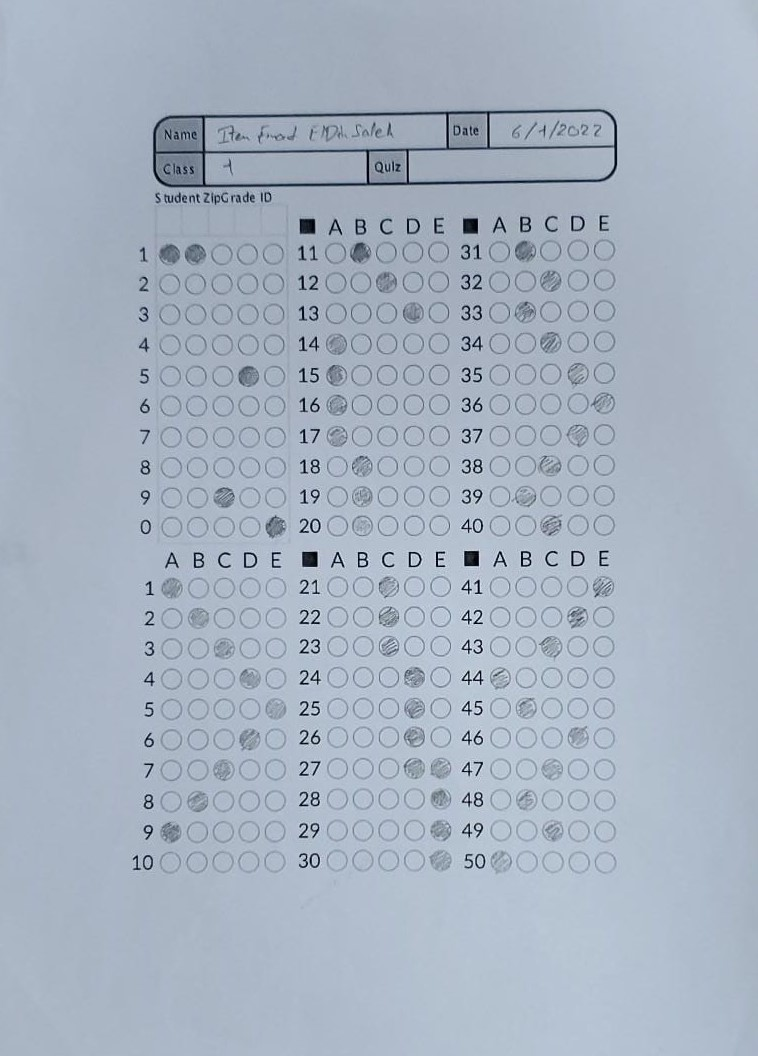
#> input picture BubbleSheetTests/9_1.jpeg, 758 x 1056 px
$ python BubbleSheet.py
#> lines starting #> are read from the running program, lines starting #| are printed output that depends on the picture; after the words box and inside, x2 and y2 are one past the last pixel; in counts of white or black regions, pixels touching at a corner belong together
#imports
import cv2
import numpy as np
import sys

import matplotlib.pyplot as plt
import matplotlib.image as mpimg
import numpy as np
from skimage.color import rgb2gray
from skimage.filters import median,threshold_otsu
from skimage.morphology import binary_closing,binary_opening
from skimage.feature import canny
from skimage.measure import find_contours
from sklearn.cluster import KMeans
import skimage.io as io
import numpy as np
import random
from skimage import data, exposure, img_as_float
import xlwt
from xlwt import Workbook

#detect shape of contours
def detect(c):
        # initialize the shape name and approximate the contour
        shape = "unidentified"
        peri = cv2.arcLength(c, True)
        approx = cv2.approxPolyDP(c, 0.02 * peri, True)
        (x, y, w, h) = cv2.boundingRect(approx)
        ar = w / float(h)
        # if the shape is a triangle, it will have 3 vertices
        if len(approx) == 3:
            shape = "triangle"
        # if the shape has 4 vertices, it is either a square or
        # a rectangle

        elif len(approx) == 4:
            # compute the bounding box of the contour and use the
            # bounding box to compute the aspect ratio

            # a square will have an aspect ratio that is approximately
            # equal to one, otherwise, the shape is a rectangle
            shape = "square" if ar >= 0.95 and ar <= 1.05 else "rectangle"
        # if the shape is a pentagon, it will have 5 vertices
        elif len(approx) == 5:
            shape = "circle"
        # otherwise, we assume the shape is a circle
        else:
            shape = "circle"
        # return the name of the shape
        return shape

#show image
def show_images(images,titles=None):
    #This function is used to show image(s) with titles by sending an array of images and an array of associated titles.
    # images[0] will be drawn with the title titles[0] if exists
    n_ims = len(images)
    if titles is None: titles = ['(%d)' % i for i in range(1,n_ims + 1)]
    fig = plt.figure()
    n = 1
    for image,title in zip(images,titles):
        a = fig.add_subplot(1,n_ims,n)
        if image.ndim == 2:
            plt.gray()
        plt.imshow(image)
        a.set_title(title)
        n += 1
    fig.set_size_inches(np.array(fig.get_size_inches()) * n_ims)
    plt.show()


#read image
path ="BubbleSheetTests/9_1.jpeg"
img = cv2.imread(path)
#> img is the input picture: shape (1056, 758, 3); mean B, G, R 193.4, 178.6, 166.8
dim=(700,700)
image =img.copy()

def GrayScaleImage(img):
    #convert image to gray image
    imgGray=cv2.cvtColor(img,cv2.COLOR_BGR2GRAY)
    show_images([imgGray],["Gray Image"])
    return imgGray

def BluringImage(imgGray):
    # kernal size(3,3) & sigma = 1
    # may think again in img bluring
    imgBlur =cv2.GaussianBlur(imgGray,(3,3),1)
    show_images([imgBlur],["Image Bluring"])
    return imgBlur

def GraytoBinary(imgBlur):
    #BI-MODEL THRESHOLDING using two peaks
    BinaryImage = cv2.adaptiveThreshold(imgBlur,255,cv2.ADAPTIVE_THRESH_GAUSSIAN_C,                cv2.THRESH_BINARY_INV,33,5)
    show_images([BinaryImage],["Binary Image"])
    return BinaryImage

def allContours(img ,BinaryImage):
    #get contours in image
    cnts ,hierarchy  = cv2.findContours(BinaryImage.copy(), cv2.RETR_EXTERNAL, cv2.CHAIN_APPROX_SIMPLE)
    image= img.copy()
    # loop over the contour
    charsAndShapes =[]
    hierarchyShape= []

    for c in cnts:

        shape = detect(c)

        if shape!='rectangle' and shape !='square':
        #if shape in not rect or square => so assume chars and circle
            charsAndShapes.append(c)

        else:
             cv2.drawContours(image, [c], -1, (0, 255, 0), 1)

         # show the output image

    show_images([image],["Image"])
    return charsAndShapes


# In[116]:


def charandCircles(img,BinaryImage,charsAndShapes):
    new_image= img.copy()
    circles=[]
    maskimage= np.zeros(BinaryImage.shape, dtype='uint8')
    #now i just have circles and chars
    for c in charsAndShapes:
        (x1, y1, w, h) = cv2.boundingRect(c)
        ar = w / float(h)
        # loop on contours if aspect ratio in accepted range so it circle
        if ar >= 0.75 and ar <= 1.4 :
            circles.append(c)
            # draw image with circle conoturs
            maskimage  [y1:y1+h, x1:x1+w] = BinaryImage[y1:y1+h, x1:x1+w]
            cv2.drawContours(new_image, [c], -1, (0, 255, 0), 1)
    show_images([new_image ,maskimage],["Image" ,"masked"])
    print(len(circles))
    return circles,maskimage

# [13 lines left out: function ClosingCircles, not called in this run]

def Circle(img,BinaryImage,circles):
    test_image= img.copy()
    mask = np.zeros(BinaryImage.shape, dtype='uint8')

    areas =[]
    reminder =[]
    questionCnts =[]
    (xmin,ymin),r =cv2.minEnclosingCircle(circles[0])
    for c in circles:
        x,y,w,h = cv2.boundingRect(c)
#         print("X"+ str(x)+" ,Y"+str(y))
        #store area of all contours
        areas.append(w*h)
    areas = np.float32(areas)
    # Define criteria = ( type, max_iter = 10 , epsilon = 1.0 )
    criteria = (cv2.TERM_CRITERIA_EPS + cv2.TERM_CRITERIA_MAX_ITER, 5, 1.0)
    # Set flags (Just to avoid line break in the code)
    flags = cv2.KMEANS_RANDOM_CENTERS
    # Apply KMeans to clutser areas into 2 clutsers one for rows ,another for oultiers
    compactness,labels,centers = cv2.kmeans(areas,2,None,criteria,10,flags)
    A = areas[labels.ravel()==0]
    B = areas[labels.ravel()==1]

    for i in range (0 ,len(circles)):
        if len(A)> len(B):
            if labels[i]==0:
                questionCnts.append(circles[i])
        else:
            if labels[i]==1:
                questionCnts.append(circles[i])
    print(len(questionCnts))
     #some of contours may be repeated so just take it onece
     #this funnction needs to improve
    reminder.append(questionCnts[0])
    for c in   questionCnts:
        (x,y),radius = cv2.minEnclosingCircle(c)
        center = (int(x),int(y))
        if ( abs(x- xmin))>20 :
                reminder.append(c)
                xmin =x
#             else:
#                 ymin =y


    print(len(reminder))
    for c in reminder:
            x,y,w,h = cv2.boundingRect(c)
            cv2.drawContours(test_image, [c], -1, (0, 255, 0), 2)
            mask[y:y+h, x:x+w] = BinaryImage[y:y+h, x:x+w]

    print(len(questionCnts))
    show_images([mask , test_image],["Image" ,"Test Image"])
    return mask,reminder

def rows(maskimage,img,cluster=False):
    kernel = np.ones((1, 3), np.uint8)
    #apply high dilation on rows
    newmask2=cv2.dilate(maskimage, kernel, iterations=15)
    show_images([newmask2],["Image"])
    # get conotours of this high dilated image
    cnts ,hierarchy  = cv2.findContours(newmask2.copy(), cv2.RETR_EXTERNAL, cv2.CHAIN_APPROX_SIMPLE)
    if not cluster:
        return len(cnts)
    else:
        areas= []
        for c in cnts:
            x,y,w,h = cv2.boundingRect(c)
            #store area of all contours
            areas.append(w*h)
        areas = np.float32(areas)
        # Define criteria = ( type, max_iter = 10 , epsilon = 1.0 )
        criteria = (cv2.TERM_CRITERIA_EPS + cv2.TERM_CRITERIA_MAX_ITER, 5, 1.0)
        # Set flags (Just to avoid line break in the code)
        flags = cv2.KMEANS_RANDOM_CENTERS
        # Apply KMeans to clutser areas into 2 clutsers one for rows ,another for oultiers
        compactness,labels,centers = cv2.kmeans(areas,2,None,criteria,10,flags)
        A = areas[labels.ravel()==0]
        B = areas[labels.ravel()==1]

        if len(A)> len(B):
            return len(A)
        return len(B)

    #ROWS ARE DONE


def columns(maskimage,img,cluster=False):
    newkernel = np.ones((3, 1), np.uint8)
    #apply high dilation on image
    newmask3=cv2.dilate(maskimage, newkernel, iterations=15)
    # get contours of image
    cnts ,hierarchy  = cv2.findContours(newmask3.copy(), cv2.RETR_EXTERNAL, cv2.CHAIN_APPROX_SIMPLE)
    show_images([newmask3],["Image"])
    if not cluster:
        return len(cnts)
    else:
        areas= []
        for c in cnts:
            x,y,w,h = cv2.boundingRect(c)
            #store area of all contours
            areas.append(w*h)
        areas = np.float32(areas)
        # Define criteria = ( type, max_iter = 10 , epsilon = 1.0 )
        criteria = (cv2.TERM_CRITERIA_EPS + cv2.TERM_CRITERIA_MAX_ITER, 5, 1.0)
        # Set flags (Just to avoid line break in the code)
        flags = cv2.KMEANS_RANDOM_CENTERS
        # Apply KMeans to clutser areas into 2 clutsers one for rows ,another for oultiers
        compactness,labels,centers = cv2.kmeans(areas,2,None,criteria,10,flags)
        A = areas[labels.ravel()==0]
        B = areas[labels.ravel()==1]

        if len(A)> len(B):
            return len(A)
        return len(B)

def rows_sections(maskimage,img,cluster=False):
    kernel = np.ones((1, 3), np.uint8)
    #apply high dilation on rows
    newmask2=cv2.dilate(maskimage, kernel, iterations=60)
    show_images([newmask2],["Image"])
    # get conotours of this high dilated image
    cnts ,hierarchy  = cv2.findContours(newmask2.copy(), cv2.RETR_EXTERNAL, cv2.CHAIN_APPROX_SIMPLE)
    if not cluster:
        return len(cnts)
    else:
        areas= []
        for c in cnts:
            x,y,w,h = cv2.boundingRect(c)
            #store area of all contours
            areas.append(w*h)
        areas = np.float32(areas)
        # Define criteria = ( type, max_iter = 10 , epsilon = 1.0 )
        criteria = (cv2.TERM_CRITERIA_EPS + cv2.TERM_CRITERIA_MAX_ITER, 5, 1.0)
        # Set flags (Just to avoid line break in the code)
        flags = cv2.KMEANS_RANDOM_CENTERS
        # Apply KMeans to clutser areas into 2 clutsers one for rows ,another for oultiers
        compactness,labels,centers = cv2.kmeans(areas,2,None,criteria,10,flags)
        A = areas[labels.ravel()==0]
        B = areas[labels.ravel()==1]

        if len(A)> len(B):
            return len(A)
        return len(B)


def columns_sections(maskimage,img,cluster=False):
    kernel = np.ones((4, 1), np.uint8)
    #apply high dilation on rows
    newmask2=cv2.dilate(maskimage, kernel, iterations=20)
    show_images([newmask2],["Image"])
    # get conotours of this high dilated image
    cnts ,hierarchy  = cv2.findContours(newmask2.copy(), cv2.RETR_EXTERNAL, cv2.CHAIN_APPROX_SIMPLE)
    if not cluster:
        return len(cnts)
    else:
        areas= []
        for c in cnts:
            x,y,w,h = cv2.boundingRect(c)
            #store area of all contours
            areas.append(w*h)
        areas = np.float32(areas)
        # Define criteria = ( type, max_iter = 10 , epsilon = 1.0 )
        criteria = (cv2.TERM_CRITERIA_EPS + cv2.TERM_CRITERIA_MAX_ITER, 5, 1.0)
        # Set flags (Just to avoid line break in the code)
        flags = cv2.KMEANS_RANDOM_CENTERS
        # Apply KMeans to clutser areas into 2 clutsers one for rows ,another for oultiers
        compactness,labels,centers = cv2.kmeans(areas,2,None,criteria,10,flags)
        A = areas[labels.ravel()==0]
        B = areas[labels.ravel()==1]

        if len(A)> len(B):
            return len(A)
        return len(B)


def sort_contours(circles,reminder):
    questions =[]
    for c in circles:
        for r in reminder:
            (x, y, w, h) = cv2.boundingRect(c)
            (x1, y1, w1, h1) = cv2.boundingRect(r)
            if x==x1 and y==y1 and h==h1 and w==w1:
                questions.append(c)
                break
    return questions


imgGray = GrayScaleImage(img)
#> in show_images, `n_ims = len(images)`: n_ims = 1
#> the loop in show_images, `for image,title in zip(images,titles):` made 1 pass
#> (title, n) on pass 1: ('Gray Image', 2)
#> after the loop in show_images, `for image,title in zip(images,titles):`: n = 2


imgBlur = BluringImage(imgGray)
#> the loop in show_images (call 2), `for image,title in zip(images,titles):` made 1 pass


BinaryImage=GraytoBinary(imgBlur)
#> in GraytoBinary, `BinaryImage = cv2.adaptiveThreshold(imgBlur,255,cv2.ADAPTIVE_THRESH_GA..`:
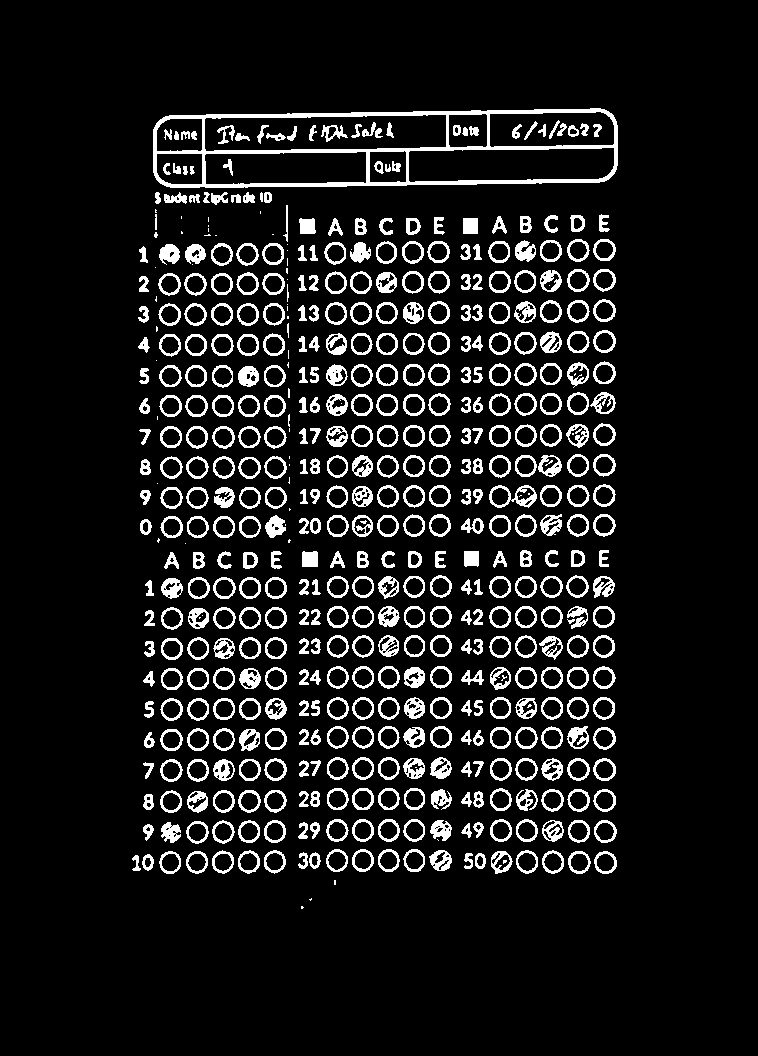
#> BinaryImage: shape (1056, 758); 10.1% white; 534 white regions (57 under 20 px)


charsAndShapes=allContours(img,BinaryImage)
#> in allContours, `cnts ,hierarchy  = cv2.findContours(BinaryImage.copy(), cv2.RETR_EXTER..`: cnts = 486 contours, 49 with area under 20; largest, box (x1, y1, x2, y2) and area: (153, 108, 618, 188) 33466, (489, 485, 537, 508) 710, (594, 851, 617, 874) 384, (594, 820, 617, 843) 384, (516, 850, 538, 874) 382
#> the loop in allContours, `for c in cnts: ` made 486 passes
#> (shape, peri in detect, x in detect, y in detect, w in detect, h in detect, ar in detect) on passes 1, 2, 4: ('circle', 6.83, 301, 906, 3, 3, 1), ('circle', 6.24, 309, 898, 3, 3, 1), ('circle', 49.21, 132, 855, 9, 16, 0.562)
#> after the loop in allContours, `for c in cnts:`: charsAndShapes = 472 contours, 41 with area under 20; largest, box (x1, y1, x2, y2) and area: (489, 485, 537, 508) 710, (594, 851, 617, 874) 384, (594, 820, 617, 843) 384, (516, 850, 538, 874) 382, (593, 758, 616, 781) 382

circles,maskimage=charandCircles(img,BinaryImage,charsAndShapes)
#> the loop in charandCircles, `for c in charsAndShapes:` made 472 passes
#> (x1, y1, w, h, ar) on passes 1 to 3: (301, 906, 3, 3, 1), (309, 898, 3, 3, 1), (132, 855, 9, 16, 0.562)
#> after the loop in charandCircles, `for c in charsAndShapes:`:
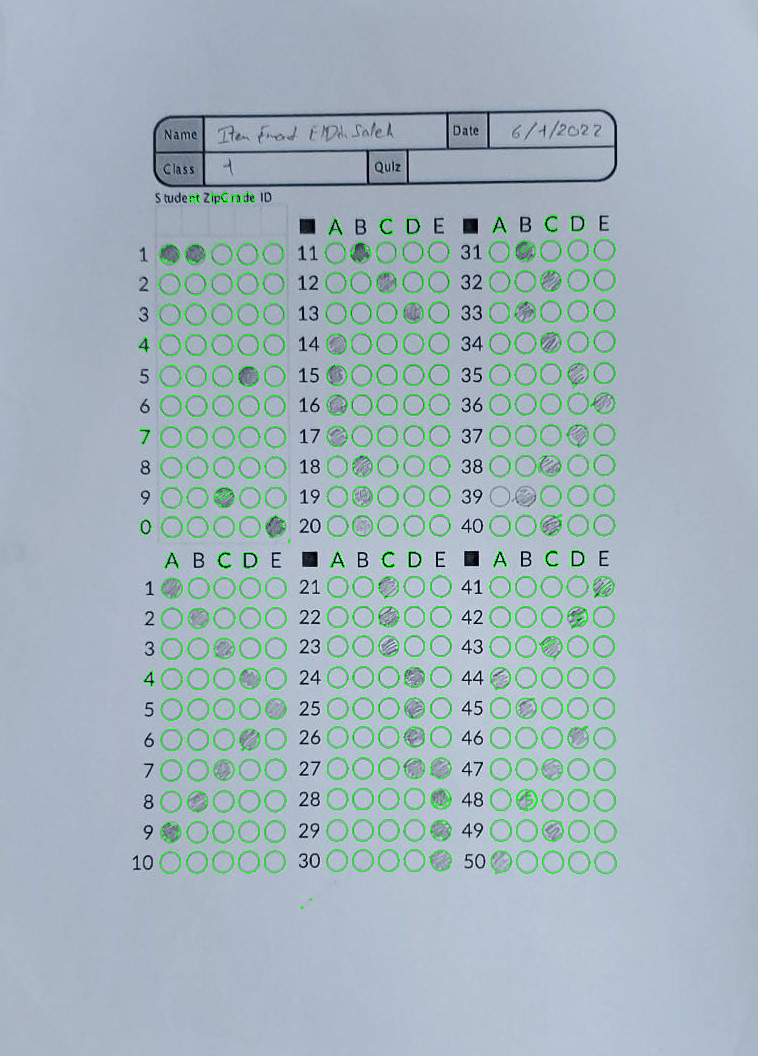
#> new_image: shape (1056, 758, 3); 2.48% of pixels changed, all inside (x1, y1, x2, y2) = (138, 192, 617, 909)
#| 335


mask,reminder=Circle(img,maskimage,circles)
#> the loop in Circle, `for c in circles:` made 335 passes
#> c on pass 18: [[437, 839], [438, 840]]
#| 298
#| 299
#> after the loop in Circle, `for c in reminder:`:
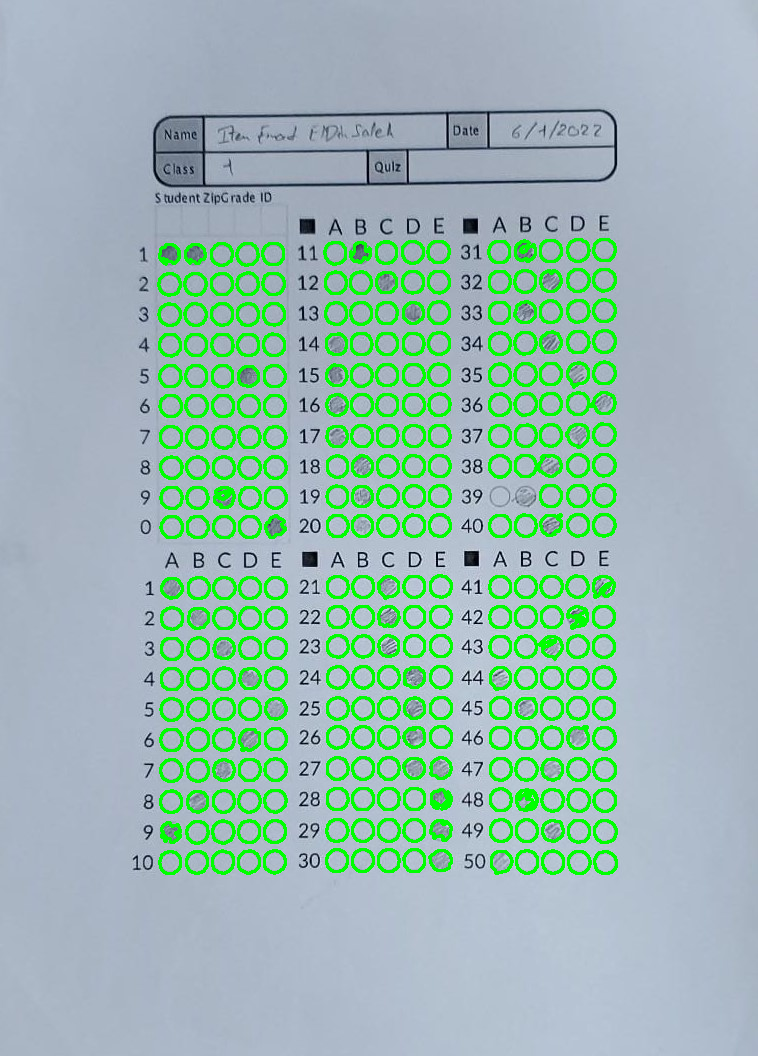
#> test_image: shape (1056, 758, 3); 8.74% of pixels changed, all inside (x1, y1, x2, y2) = (157, 238, 618, 875)
#| 298


reminder=sort_contours(circles,reminder)
#> the loop in sort_contours, `for c in circles:` made 335 passes


print(len(reminder))
#| 298


rows_number = rows(mask,img)
print(rows_number)
#| 60


columns_number =columns(mask,img)
print(columns_number)
#| 32


row_per_section =rows_sections(mask,img)
print(row_per_section)
#| 20


column_per_section= columns_sections(mask,img)
print(column_per_section)
#| 15


def sort_columns(reminder,column_per_section):
    contours = []
    for i in range(0,len(reminder),column_per_section):
         cnts = reminder [i:i+column_per_section]
         arr =[]
         for c in cnts :
            (x, y, w, h) = cv2.boundingRect(c)
            arr.append(x)
         arr=np.sort(arr)
         print(arr)
         for e in arr:
                for cnt in cnts:
                     (x, y, w, h) = cv2.boundingRect(cnt)
                     if(x==e):
                        contours.append(cnt)
                        break

    return contours


n_rows = rows_number/row_per_section
endpoint = rows_number/row_per_section
n_rows =column_per_section/n_rows


n_columns = columns_number/column_per_section
n_columns = row_per_section/n_columns


print(n_rows)
#| 5.0
print(n_columns)
#| 9.375


reminder=sort_columns(reminder,column_per_section)
#> the loop in sort_columns, `for i in range(0,len(reminder),column_per_section):` made 20 passes
#> i on passes 2 to 5: 15, 30, 45, 60
#> (printed output is left out)


def  get_answers(n_rows, n_columns,reminder,BinaryImage,row_per_section,endpoint,rows_number,imgGray):
    marked = np.zeros(BinaryImage.shape, dtype='uint8')
    notmarked = np.zeros(BinaryImage.shape, dtype='uint8')
    n_rows =int(n_rows)
    count=0
    total = int(n_rows*n_columns)
    intial = int(row_per_section)
    savepoint =endpoint
#     sortedCnts,boundingBoxes =sort_contours(reminder)
    sortedCnts = reminder
    arr =np.zeros(shape=(rows_number, n_rows))

    for i in range(0,len(sortedCnts),n_rows):
        cnts = sortedCnts [i:i+n_rows]
        j = 0
        for c in cnts:

            (x, y, w, h) = cv2.boundingRect(c)
            mask = np.zeros([h, w], dtype='uint8')
            mask[0:h, 0:w] = BinaryImage[y:y+h, x:x+w]
            bubble= imgGray[y:y+h, x:x+w]
            ret,threshold= cv2.threshold(bubble, 0, 255, cv2.THRESH_BINARY + cv2.THRESH_OTSU)
            imgHist = exposure.histogram(threshold, nbins=256)
#             show_images([threshold],["threshold"])
#             print(str(imgHist[0][0])+"<" + str(imgHist[0][255]))
            if(imgHist[0][0]>0.7*imgHist[0][255]):
                count+=1
                arr[int(intial)-1][j]=1
                marked [y:y+h, x:x+w]=BinaryImage[y:y+h, x:x+w]
            else :

                notmarked[y:y+h, x:x+w]=BinaryImage[y:y+h, x:x+w]
            j =j +1
#        print(count)
#         show_images([marked,notmarked],["Marked","not marked"])
        intial+= row_per_section
#         print(intial)

        endpoint -=1
        if endpoint ==0:
            endpoint=savepoint
            intial=intial-(endpoint) *row_per_section-1
        if(intial-1)>=rows_number:
                endpoint=savepoint
                intial=intial-(endpoint) *row_per_section-1

    show_images([marked,notmarked],["Marked","not marked"])
    print(count)
    return arr


def generate_asnwsers(nquestions,nchoices):
    f = open("BubbleSheetTests/answers.txt","a")
    f.truncate(0)
    answers =[]
    for i in range(0,nquestions):
        choice =1
        answers.append(1)
        f.write(str(1))
        f.write('\n')
    f.close()
    return answers


def readanswers():
    f = open("BubbleSheetTests/answers.txt","r")
    answers =[]
    x= f.readlines()
    for i in range(0,len(x)):
        answers.append(int(x[i]))
    f.close()
    return answers


def createspreadsheet():
    # Workbook is created
    wb = Workbook()
    sheet1 = wb.add_sheet('Grades')
    return sheet1,wb


# [31 lines left out: function wirtexcelsheet, not called in this run]


arr=get_answers(n_rows,n_columns,reminder,BinaryImage,row_per_section,endpoint,rows_number,imgGray)
#> the loop in get_answers, `for i in range(0,len(sortedCnts),n_rows):` made 60 passes
#> i on passes 2 to 5: 5, 10, 15, 20
#> after the loop in get_answers, `for i in range(0,len(sortedCnts),n_rows):`:
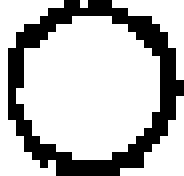
#> threshold: shape (22, 23) (shown 8 times larger); 73.5% white; black in thin lines or dots
#| 48


print(arr)
#> (printed output is left out)


def speratequestions(arr,n_columns):
    codes =[]
    n_columns =int(n_columns)
    questions =[]
    for i in range(0,n_columns):
        codes.append(arr[i])
    for i in range(n_columns,len(arr)):
        questions.append(arr[i])
    return codes,questions


codes,questions=speratequestions(arr,n_columns)
#> the loop in speratequestions, `for i in range(n_columns,len(arr)):` made 51 passes


print(codes)
#> (printed output is left out)


print(questions)
#> (printed output is left out)


# [31 lines left out: function BubbleSheet, not called in this run]


# send from previous layer
nimage=1
cluster= False


#run for one time
#have 2 choices , generate random answers or write it with your self and read them
# frist option :# n questions , n choices
#generate random answers for questions
answers=generate_asnwsers(int(n_rows*n_columns),int(n_rows))
#second option
answers=readanswers()
#> (the run stopped early here; a loop or call above may not have finished)
